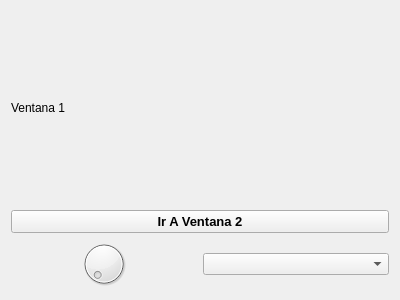
<?xml version="1.0" encoding="UTF-8"?>
<ui version="4.0">
 <class>Ventana1UI</class>
 <widget class="QWidget" name="Ventana1UI">
  <property name="geometry">
   <rect>
    <x>0</x>
    <y>0</y>
    <width>400</width>
    <height>300</height>
   </rect>
  </property>
  <property name="windowTitle">
   <string>Form</string>
  </property>
  <layout class="QGridLayout" name="gridLayout">
   <item row="0" column="0">
    <layout class="QVBoxLayout" name="verticalLayout_2">
     <item>
      <layout class="QVBoxLayout" name="verticalLayout">
       <item>
        <widget class="QLabel" name="label">
         <property name="text">
          <string>Ventana 1</string>
         </property>
        </widget>
       </item>
       <item>
        <widget class="QPushButton" name="pushButton">
         <property name="font">
          <font>
           <pointsize>10</pointsize>
           <weight>75</weight>
           <bold>true</bold>
          </font>
         </property>
         <property name="text">
          <string>Ir A Ventana 2</string>
         </property>
        </widget>
       </item>
      </layout>
     </item>
     <item>
      <layout class="QHBoxLayout" name="horizontalLayout">
       <item>
        <widget class="QDial" name="dial"/>
       </item>
       <item>
        <widget class="QComboBox" name="comboBox"/>
       </item>
      </layout>
     </item>
    </layout>
   </item>
  </layout>
 </widget>
 <resources/>
 <connections/>
</ui>
